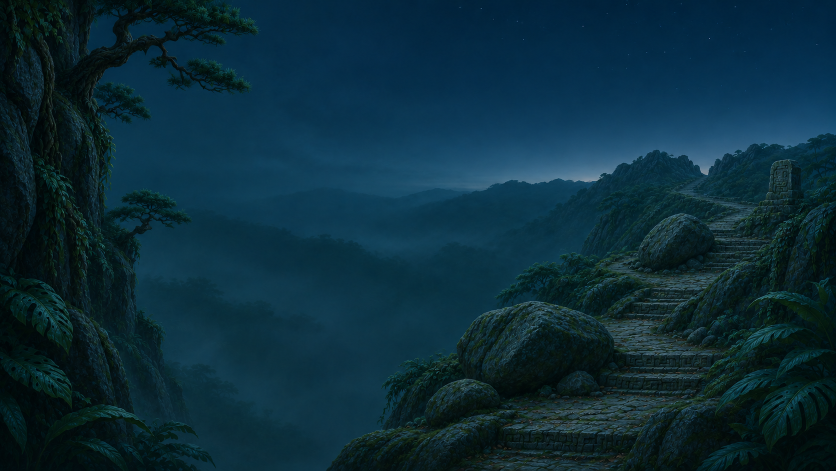
#> input picture art-src/phase3/backdrop-land4/v1/image.png, 1672 x 941 px, found by its file name (shown at 1/2 size)
$ python build_panel.py
#> lines starting #> are read from the running program, lines starting #| are printed output that depends on the picture; after the words box and inside, x2 and y2 are one past the last pixel; in counts of white or black regions, pixels touching at a corner belong together; long printed decimals are rounded
#> further down, im is the input picture: PIL image 1672x941 RGB; mean R, G, B 11.3, 44.2, 57.8
### art-src/phase2/series/build/alpha_util.py
from PIL import Image, ImageFilter
import numpy as np
from scipy import ndimage
def outer_alpha(im, thr=42, seeds=((0,0),)):
#> called with thr = 42, seeds = ((0, 0),)
    a=np.array(im.convert('RGB')).astype(int)
    lum=(a[...,0]*0.3+a[...,1]*0.59+a[...,2]*0.11)
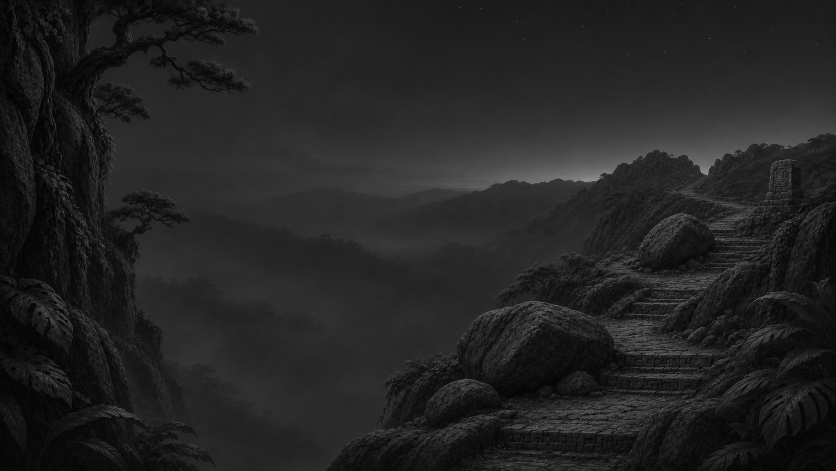
#> lum: shape (941, 1672) float64 (shown at 1/2 size); min 0, max 159.6, mean 35.9
    cand=lum<thr
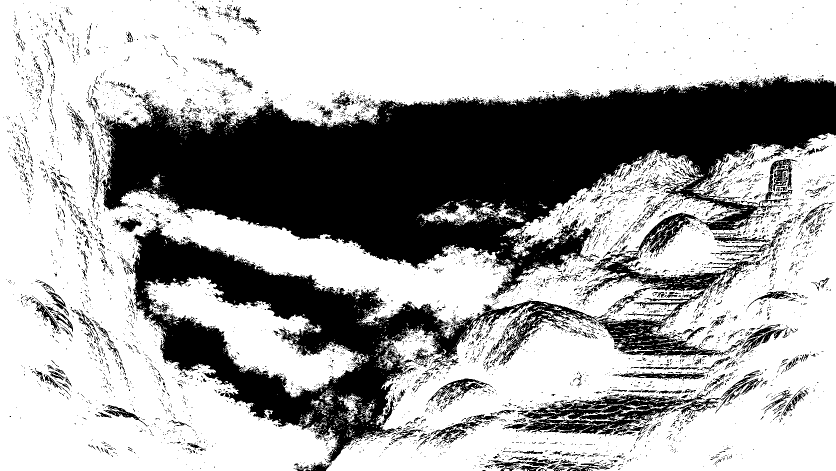
#> cand: shape (941, 1672) bool (shown at 1/2 size); 67.1% white; 5758 black regions (5260 under 20 px), largest, box (x1, y1, x2, y2) and area: (196, 151, 1672, 599) 313399, (249, 452, 1510, 941) 127199, (1035, 780, 1439, 873) 14016
    lab,n=ndimage.label(cand)
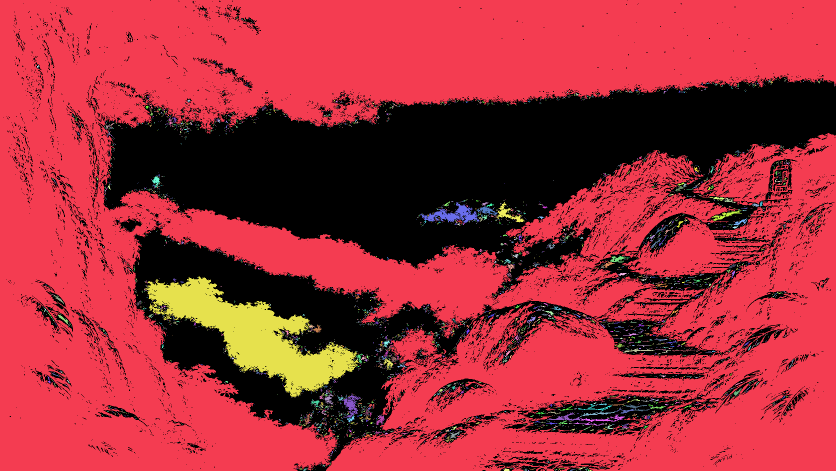
#> lab: shape (941, 1672) int32 (shown at 1/2 size); 6034 distinct labels, from 0 to 6033; one colour per label, 0 black
#> n = 6033
    out=np.zeros(cand.shape,bool)
    for (x,y) in seeds:
        out|=(lab==lab[y,x])
#> this loop made 1 pass
#> pass 1, in outer_alpha, `out|=(lab==lab[y,x])`:
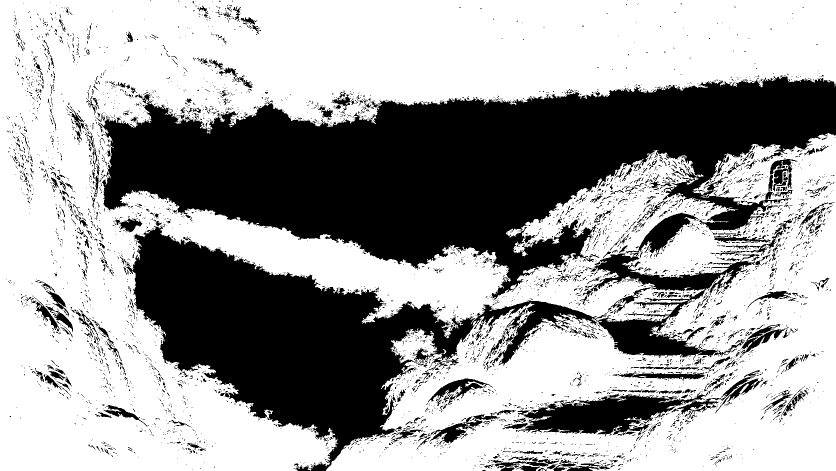
#> out: shape (941, 1672) bool (shown at 1/2 size); 63.1% white; 5452 black regions (4956 under 20 px), largest, box (x1, y1, x2, y2) and area: (196, 151, 1672, 599) 323071, (249, 452, 1510, 941) 174943, (1035, 780, 1439, 873) 16964
    keep=Image.fromarray(np.where(out,0,255).astype(np.uint8))
    return keep.filter(ImageFilter.MinFilter(3)).filter(ImageFilter.GaussianBlur(0.8))
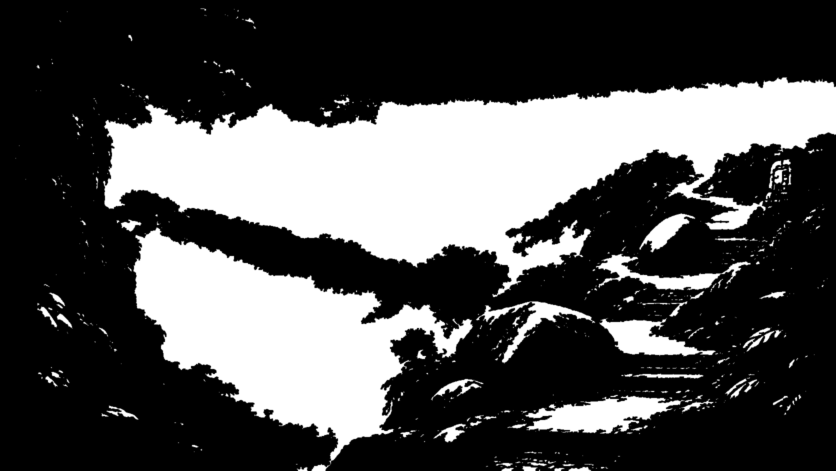
#> returned value: PIL image 1672x941 L (shown at 1/2 size); min 0, max 255, mean 80.5

### art-src/phase2/series/build/build_panel.py
import sys; sys.path.insert(0,'/private/tmp/claude-501/-Users-vladimirsmirnov-opencode-projects-deepseek-three-rows/dbe5aa84-e09c-43e8-9f8a-6cc45177cfb4/scratchpad')
from alpha_util import *
im=Image.open('job-panel-frame/image.png').convert('RGB')
keep=outer_alpha(im)
al=np.array(keep)
al[136:883,111:1425]=0   # inner field transparent
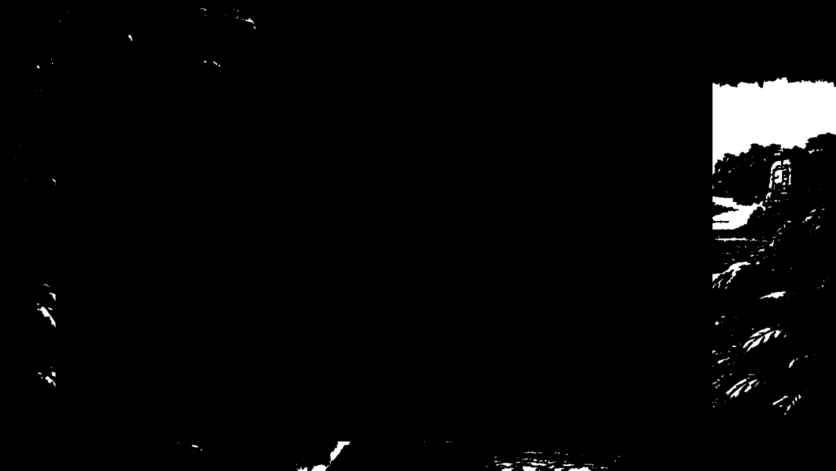
#> al: shape (941, 1672) (shown at 1/2 size); min 0, max 255, mean 7.1
# feather inner edge slightly
alm=Image.fromarray(al,'L')
rgba=im.convert('RGBA'); rgba.putalpha(alm)
#> after `rgba.putalpha(alm)`:
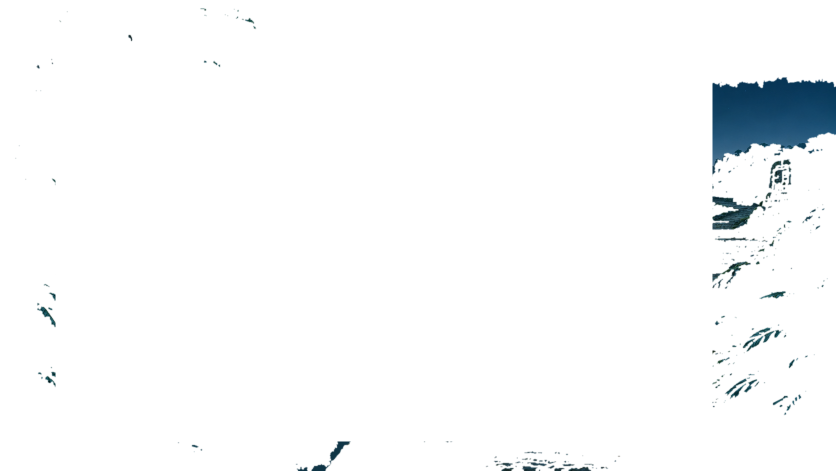
#> rgba: PIL image 1672x941 RGBA (shown at 1/2 size); mean R, G, B, A 11.3, 44.2, 57.8, 7.1; transparent parts drawn white
rgba.save('panel-frame-full.png')
a=np.array(im).astype(float); lum=a.mean(axis=2)
def best_len(strip_get, lo, hi, w=50):
#> called with lo = 400, hi = 425, w = 50
    best=None
    for L in range(lo,hi):
        d=np.abs(strip_get(0,w)-strip_get(L,L+w)).mean()
        if best is None or d<best[0]: best=(d,L)
    return best
LH=best_len(lambda s,e: lum[42:135,164+s:164+e], 400,425); print('H tile',LH)
#> after `LH = best_len(lambda s, e: lum[42:135, 164 + s:164 + e], 400, 425)`: LH = (14.39, 400)
#| H tile (14.393, 400)
LV=best_len(lambda s,e: lum[135+s:135+e,16:164].T.T if False else lum[135+s:135+e,16:164], 392,412); print('V tile',LV)
#> after `LV = best_len(lambda s, e: lum[135 + s:135 + e, 16:164].T.T if False e`: LV = (12.4, 400)
#| V tile (12.404, 400)
LHb=best_len(lambda s,e: lum[883:976,164+s:164+e], 400,425); print('Hb',LHb)
#> after `LHb = best_len(lambda s, e: lum[883:976, 164 + s:164 + e], 400, 425)`: LHb = (23.83, 400)
#| Hb (23.832, 400)
LVr=best_len(lambda s,e: lum[135+s:135+e,1381:1520], 392,412); print('Vr',LVr)
#> after `LVr = best_len(lambda s, e: lum[135 + s:135 + e, 1381:1520], 392, 412)`: LVr = (19.3, 392)
#| Vr (19.303, 392)
